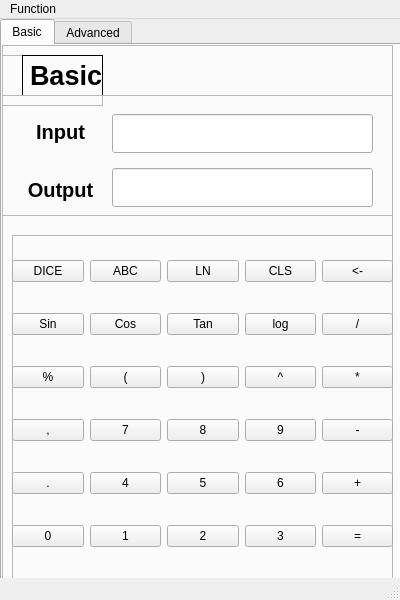
<?xml version="1.0" encoding="UTF-8"?>
<ui version="4.0">
 <class>MainWindow</class>
 <widget class="QMainWindow" name="MainWindow">
  <property name="geometry">
   <rect>
    <x>0</x>
    <y>0</y>
    <width>400</width>
    <height>600</height>
   </rect>
  </property>
  <property name="windowTitle">
   <string>Calculate</string>
  </property>
  <widget class="QWidget" name="MotherBroad">
   <widget class="QTabWidget" name="ModeMenu">
    <property name="geometry">
     <rect>
      <x>0</x>
      <y>0</y>
      <width>401</width>
      <height>571</height>
     </rect>
    </property>
    <property name="currentIndex">
     <number>0</number>
    </property>
    <widget class="QWidget" name="BasicMain">
     <attribute name="title">
      <string>Basic</string>
     </attribute>
     <widget class="QFrame" name="BasicBackground">
      <property name="geometry">
       <rect>
        <x>0</x>
        <y>0</y>
        <width>391</width>
        <height>551</height>
       </rect>
      </property>
      <property name="frameShape">
       <enum>QFrame::StyledPanel</enum>
      </property>
      <property name="frameShadow">
       <enum>QFrame::Raised</enum>
      </property>
      <widget class="QFrame" name="Basic">
       <property name="geometry">
        <rect>
         <x>0</x>
         <y>0</y>
         <width>401</width>
         <height>581</height>
        </rect>
       </property>
       <property name="frameShape">
        <enum>QFrame::StyledPanel</enum>
       </property>
       <property name="frameShadow">
        <enum>QFrame::Raised</enum>
       </property>
       <widget class="QFrame" name="Statusframe">
        <property name="enabled">
         <bool>true</bool>
        </property>
        <property name="geometry">
         <rect>
          <x>0</x>
          <y>10</y>
          <width>101</width>
          <height>51</height>
         </rect>
        </property>
        <property name="frameShape">
         <enum>QFrame::StyledPanel</enum>
        </property>
        <property name="frameShadow">
         <enum>QFrame::Raised</enum>
        </property>
        <widget class="QWidget" name="verticalLayoutWidget_4">
         <property name="geometry">
          <rect>
           <x>20</x>
           <y>0</y>
           <width>81</width>
           <height>41</height>
          </rect>
         </property>
         <layout class="QVBoxLayout" name="setStatus">
          <item>
           <widget class="QLabel" name="state">
            <property name="font">
             <font>
              <pointsize>20</pointsize>
              <weight>75</weight>
              <bold>true</bold>
             </font>
            </property>
            <property name="frameShape">
             <enum>QFrame::Box</enum>
            </property>
            <property name="text">
             <string>Basic</string>
            </property>
           </widget>
          </item>
         </layout>
        </widget>
       </widget>
       <widget class="QFrame" name="InputAndOutputframe">
        <property name="geometry">
         <rect>
          <x>0</x>
          <y>50</y>
          <width>401</width>
          <height>121</height>
         </rect>
        </property>
        <property name="frameShape">
         <enum>QFrame::StyledPanel</enum>
        </property>
        <property name="frameShadow">
         <enum>QFrame::Raised</enum>
        </property>
        <widget class="QWidget" name="verticalLayoutWidget_2">
         <property name="geometry">
          <rect>
           <x>110</x>
           <y>10</y>
           <width>261</width>
           <height>111</height>
          </rect>
         </property>
         <layout class="QVBoxLayout" name="InputAndOutputLine">
          <item>
           <widget class="QLineEdit" name="InputLine">
            <property name="font">
             <font>
              <pointsize>20</pointsize>
             </font>
            </property>
            <property name="text">
             <string/>
            </property>
            <property name="readOnly">
             <bool>true</bool>
            </property>
           </widget>
          </item>
          <item>
           <widget class="QLineEdit" name="OutputLine">
            <property name="font">
             <font>
              <pointsize>20</pointsize>
             </font>
            </property>
            <property name="readOnly">
             <bool>true</bool>
            </property>
           </widget>
          </item>
         </layout>
        </widget>
        <widget class="QWidget" name="verticalLayoutWidget">
         <property name="geometry">
          <rect>
           <x>20</x>
           <y>10</y>
           <width>77</width>
           <height>111</height>
          </rect>
         </property>
         <layout class="QVBoxLayout" name="calc_help">
          <item>
           <widget class="QLabel" name="InputLabel">
            <property name="font">
             <font>
              <pointsize>15</pointsize>
              <weight>75</weight>
              <italic>false</italic>
              <bold>true</bold>
              <underline>false</underline>
             </font>
            </property>
            <property name="text">
             <string>Input</string>
            </property>
            <property name="alignment">
             <set>Qt::AlignCenter</set>
            </property>
           </widget>
          </item>
          <item>
           <widget class="QLabel" name="OutputLabel">
            <property name="font">
             <font>
              <pointsize>15</pointsize>
              <weight>75</weight>
              <bold>true</bold>
             </font>
            </property>
            <property name="text">
             <string>Output</string>
            </property>
            <property name="alignment">
             <set>Qt::AlignCenter</set>
            </property>
           </widget>
          </item>
         </layout>
        </widget>
       </widget>
       <widget class="QFrame" name="Keyboardframe">
        <property name="geometry">
         <rect>
          <x>10</x>
          <y>190</y>
          <width>381</width>
          <height>351</height>
         </rect>
        </property>
        <property name="frameShape">
         <enum>QFrame::StyledPanel</enum>
        </property>
        <property name="frameShadow">
         <enum>QFrame::Raised</enum>
        </property>
        <widget class="QWidget" name="gridLayoutWidget">
         <property name="geometry">
          <rect>
           <x>0</x>
           <y>0</y>
           <width>381</width>
           <height>341</height>
          </rect>
         </property>
         <layout class="QGridLayout" name="setKeyboard">
          <item row="9" column="3">
           <widget class="QPushButton" name="three">
            <property name="text">
             <string>3</string>
            </property>
           </widget>
          </item>
          <item row="8" column="3">
           <widget class="QPushButton" name="six">
            <property name="text">
             <string>6</string>
            </property>
           </widget>
          </item>
          <item row="6" column="3">
           <widget class="QPushButton" name="nine">
            <property name="text">
             <string>9</string>
            </property>
           </widget>
          </item>
          <item row="6" column="1">
           <widget class="QPushButton" name="seven">
            <property name="text">
             <string>7</string>
            </property>
           </widget>
          </item>
          <item row="8" column="1">
           <widget class="QPushButton" name="four">
            <property name="text">
             <string>4</string>
            </property>
           </widget>
          </item>
          <item row="1" column="4">
           <widget class="QPushButton" name="deletenum">
            <property name="text">
             <string>&lt;-</string>
            </property>
           </widget>
          </item>
          <item row="9" column="1">
           <widget class="QPushButton" name="one">
            <property name="font">
             <font>
              <weight>50</weight>
              <bold>false</bold>
             </font>
            </property>
            <property name="text">
             <string>1</string>
            </property>
           </widget>
          </item>
          <item row="6" column="2">
           <widget class="QPushButton" name="eight">
            <property name="text">
             <string>8</string>
            </property>
           </widget>
          </item>
          <item row="9" column="4">
           <widget class="QPushButton" name="equal">
            <property name="text">
             <string>=</string>
            </property>
           </widget>
          </item>
          <item row="4" column="1">
           <widget class="QPushButton" name="leftparenthesis">
            <property name="text">
             <string>(</string>
            </property>
           </widget>
          </item>
          <item row="9" column="2">
           <widget class="QPushButton" name="two">
            <property name="text">
             <string>2</string>
            </property>
           </widget>
          </item>
          <item row="8" column="2">
           <widget class="QPushButton" name="five">
            <property name="text">
             <string>5</string>
            </property>
           </widget>
          </item>
          <item row="4" column="2">
           <widget class="QPushButton" name="closingparenthesis">
            <property name="text">
             <string>)</string>
            </property>
           </widget>
          </item>
          <item row="1" column="2">
           <widget class="QPushButton" name="lastnumber">
            <property name="text">
             <string>LN</string>
            </property>
           </widget>
          </item>
          <item row="4" column="3">
           <widget class="QPushButton" name="index">
            <property name="text">
             <string>^</string>
            </property>
           </widget>
          </item>
          <item row="1" column="0">
           <widget class="QPushButton" name="randommath">
            <property name="text">
             <string>DICE</string>
            </property>
           </widget>
          </item>
          <item row="8" column="4">
           <widget class="QPushButton" name="addition">
            <property name="text">
             <string>+</string>
            </property>
           </widget>
          </item>
          <item row="1" column="1">
           <widget class="QPushButton" name="randomenglish">
            <property name="text">
             <string>ABC</string>
            </property>
           </widget>
          </item>
          <item row="8" column="0">
           <widget class="QPushButton" name="point">
            <property name="text">
             <string>.</string>
            </property>
           </widget>
          </item>
          <item row="9" column="0">
           <widget class="QPushButton" name="zero">
            <property name="text">
             <string>0</string>
            </property>
           </widget>
          </item>
          <item row="4" column="0">
           <widget class="QPushButton" name="remainder">
            <property name="text">
             <string>%</string>
            </property>
           </widget>
          </item>
          <item row="3" column="4">
           <widget class="QPushButton" name="division">
            <property name="text">
             <string>/</string>
            </property>
           </widget>
          </item>
          <item row="6" column="0">
           <widget class="QPushButton" name="comma">
            <property name="text">
             <string>,</string>
            </property>
           </widget>
          </item>
          <item row="4" column="4">
           <widget class="QPushButton" name="multiplication">
            <property name="text">
             <string>*</string>
            </property>
           </widget>
          </item>
          <item row="3" column="0">
           <widget class="QPushButton" name="Sin">
            <property name="text">
             <string>Sin</string>
            </property>
           </widget>
          </item>
          <item row="6" column="4">
           <widget class="QPushButton" name="subtraction">
            <property name="text">
             <string>-</string>
            </property>
           </widget>
          </item>
          <item row="3" column="1">
           <widget class="QPushButton" name="Cos">
            <property name="text">
             <string>Cos</string>
            </property>
           </widget>
          </item>
          <item row="3" column="2">
           <widget class="QPushButton" name="Tan">
            <property name="text">
             <string>Tan</string>
            </property>
           </widget>
          </item>
          <item row="3" column="3">
           <widget class="QPushButton" name="log">
            <property name="text">
             <string>log</string>
            </property>
           </widget>
          </item>
          <item row="1" column="3">
           <widget class="QPushButton" name="clean">
            <property name="text">
             <string>CLS</string>
            </property>
           </widget>
          </item>
         </layout>
        </widget>
       </widget>
      </widget>
     </widget>
    </widget>
    <widget class="QWidget" name="AdvancedMain">
     <attribute name="title">
      <string>Advanced</string>
     </attribute>
    </widget>
   </widget>
  </widget>
  <widget class="QMenuBar" name="Mainmenu">
   <property name="enabled">
    <bool>true</bool>
   </property>
   <property name="geometry">
    <rect>
     <x>0</x>
     <y>0</y>
     <width>400</width>
     <height>22</height>
    </rect>
   </property>
   <widget class="QMenu" name="SelectMode">
    <property name="enabled">
     <bool>true</bool>
    </property>
    <property name="title">
     <string>Function</string>
    </property>
    <addaction name="BasicMode"/>
    <addaction name="AdvancedMode"/>
   </widget>
   <addaction name="SelectMode"/>
  </widget>
  <widget class="QStatusBar" name="statusbar"/>
  <action name="BasicMode">
   <property name="text">
    <string>Basic</string>
   </property>
  </action>
  <action name="AdvancedMode">
   <property name="text">
    <string>Advanced</string>
   </property>
  </action>
 </widget>
 <resources/>
 <connections/>
</ui>
